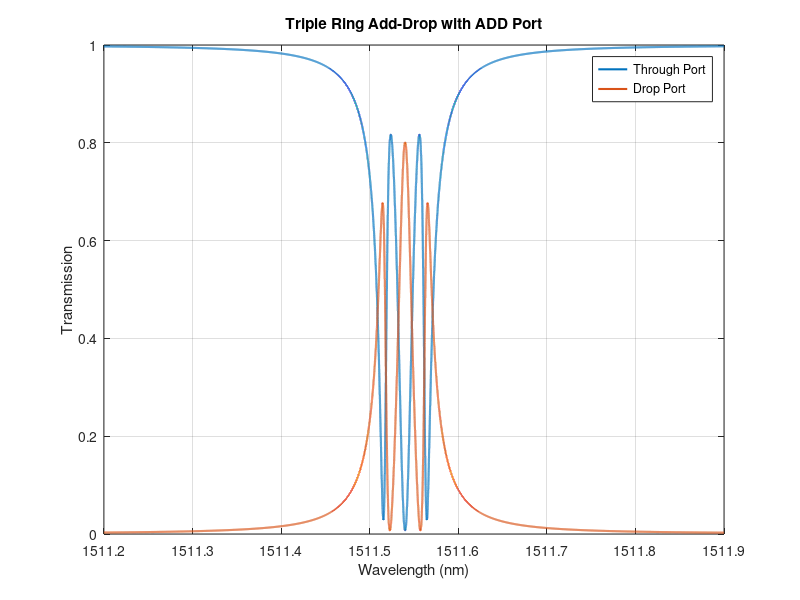
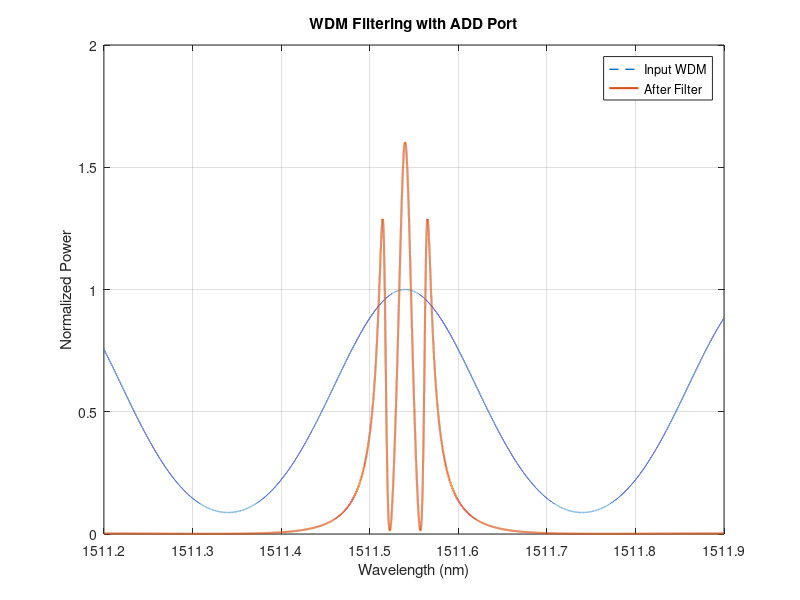

The MATLAB script that drew these images, in order:
clc; clear; close all;

%% ==============================
% Wavelength Sweep
%% ==============================
lambda = linspace(1511.2e-9,1511.9e-9,200000);
lambda0 = 1511.54e-9;

c = 3e8;
omega = 2*pi*c./lambda;
omega0 = 2*pi*c/lambda0;

%% ==============================
% Material Parameters
%% ==============================
ng = 4.2;
neff = 2.42;

%% ==============================
% Ring Lengths
%% ==============================
L1 = 100e-6;
L2 = 100e-6;
L3 = 100e-6;

%% ==============================
% Propagation Loss
%% ==============================
loss_dB_cm = 0.5;
alpha = (loss_dB_cm/4.343)*100;

a1_loss = exp(-alpha*L1);

%% ==============================
% Coupling Coefficients
%% ==============================
k_bus  = 0.01;
k_drop = 0.01;
k12    = 0.02;
k23    = 0.02;

tau_scale = c / (ng * L1);

gamma_i  = (1 - a1_loss)*tau_scale;
gamma_e1 = k_bus  * tau_scale;   % Bus coupling
gamma_e2 = k_drop * tau_scale;   % Drop/Add coupling

kappa12  = k12*tau_scale;
kappa23  = k23*tau_scale;

%% ==============================
% ===== ADD-DROP WITH ADD PORT =====
%% ==============================
T_through = zeros(size(lambda));
T_drop    = zeros(size(lambda));
    
s_in  = 1;      % Input from bus
s_add = 0.02;    % Input from ADD port (NEW)

for i = 1:length(lambda)

    delta = omega(i) - omega0;

    % CMT Matrix
    M = [ (1i*delta + gamma_i + gamma_e1 + gamma_e2)   -1i*kappa12    0;
         -1i*kappa12    (1i*delta + gamma_i)       -1i*kappa23;
          0            -1i*kappa23    (1i*delta + gamma_i) ];

    % Input vector (NOW includes ADD PORT)
    B = [ sqrt(2*gamma_e1)*s_in + sqrt(2*gamma_e2)*s_add;
          0;
          0 ];

    % Solve fields
    A = M \ B;
    a1 = A(1);

    % Outputs
    s_through = s_in - sqrt(2*gamma_e1)*a1;
    s_drop    = sqrt(2*gamma_e2)*a1 - s_add;

    % Power
    T_through(i) = abs(s_through)^2;
    T_drop(i)    = abs(s_drop)^2;
end

%% ==============================
% Plot Through & Drop
%% ==============================
figure
plot(lambda*1e9,T_through,'LineWidth',1.5)
hold on
plot(lambda*1e9,T_drop,'LineWidth',1.5)
xlabel('Wavelength (nm)')
ylabel('Transmission')
title('Triple Ring Add-Drop with ADD Port')
legend('Through Port','Drop Port')
grid on

%% ==============================
% ===== Q FACTOR =====
%% ==============================
[peak_val,idx_peak] = max(T_drop);
lambda_res = lambda(idx_peak);

half_max = peak_val/2;

left_idx  = find(T_drop(1:idx_peak) <= half_max,1,'last');
right_idx = find(T_drop(idx_peak:end) <= half_max,1,'first') + idx_peak - 1;

FWHM = lambda(right_idx) - lambda(left_idx);
Q_real = lambda_res / FWHM;

%% ==============================
% FSR
%% ==============================
FSR = lambda_res^2 / (ng * L1);

%% ==============================
% ===== WDM APPLICATION =====
%% ==============================
channel_spacing = 0.4e-9;
num_channels = 5;

channels = lambda_res + (-2:2)*channel_spacing;

input_spectrum = zeros(size(lambda));

for i = 1:length(channels)
    input_spectrum = input_spectrum + ...
        exp(-((lambda - channels(i)).^2)/(2*(0.08e-9)^2));
end

input_spectrum = input_spectrum / max(input_spectrum);

% ADD PORT signal (example: single channel)
add_signal = exp(-((lambda - lambda_res).^2)/(2*(0.08e-9)^2));

% Combined input (bus + add)
output_drop = (input_spectrum + add_signal) .* T_drop;

%% ==============================
% Plot WDM Filtering
%% ==============================
figure
plot(lambda*1e9,input_spectrum,'--','LineWidth',1)
hold on
plot(lambda*1e9,output_drop,'LineWidth',1.5)
xlabel('Wavelength (nm)')
ylabel('Normalized Power')
title('WDM Filtering with ADD Port')
legend('Input WDM','After Filter')
grid on

%% ==============================
% ===== Crosstalk =====
%% ==============================
channel_power = zeros(1,num_channels);

for i = 1:num_channels
    [~,idx] = min(abs(lambda - channels(i)));
    channel_power(i) = output_drop(idx);
end

desired_channel = ceil(num_channels/2);

channel_power(channel_power < 1e-12) = 1e-12;

crosstalk = 10*log10(channel_power / channel_power(desired_channel));

%% ==============================
% ===== PRINT RESULTS =====
%% ==============================
fprintf('\n===== ADD-DROP WITH ADD PORT RESULTS =====\n');
fprintf('Resonance = %.6f nm\n',lambda_res*1e9);
fprintf('FWHM = %.4f pm\n',FWHM*1e12);
fprintf('Q factor = %.3e\n',Q_real);
fprintf('FSR ≈ %.4f nm\n',FSR*1e9);

fprintf('\n===== WDM Crosstalk =====\n');
for i = 1:num_channels
    fprintf('Channel %d Crosstalk = %.2f dB\n',i,crosstalk(i));
end
